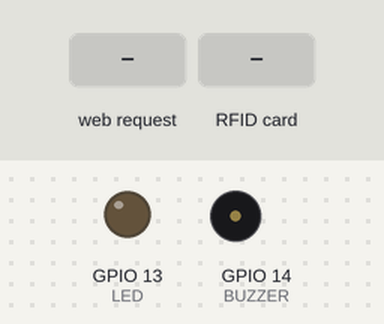
The sketch below on a simulated ESP32. Shown: output pins drawn as LEDs (lit = HIGH), buzzer (waves = sounding, pin HIGH). The test bench sets the inputs (shaded band). WiFi joins after 1.5 s; servers stay silent unless stated; what the sketch prints to the serial monitor is not drawn.

Above: at 2.7 s.
2.8 s: HTTP request GET /alarm received
At 3.5 s:
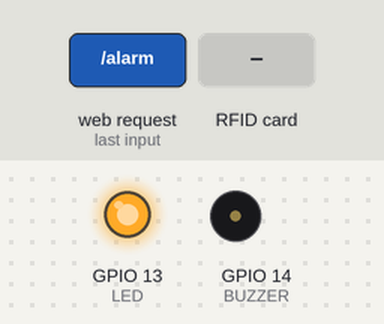
4.3 s: RFID card 5E 7A 19 C4 held to the reader
At 5.3 s:
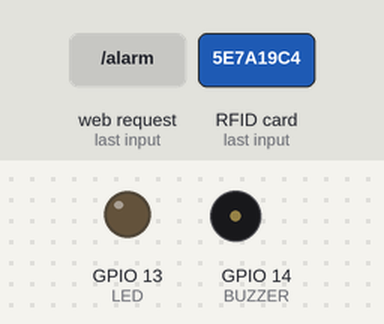
Timing chart, 0 to 7.3 s (numbered marks = the images above; inputs shaded):
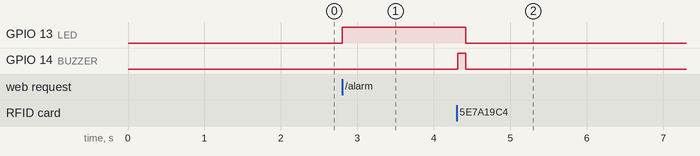

Measured:
- after the input at 2.8 s, GPIO 13 (LED): LOW → HIGH at once
- after the input at 4.3 s, GPIO 13 (LED): HIGH → LOW after 0.12 s; GPIO 14 (BUZZER): LOW → HIGH at once, → LOW 0.10 s later

The sketch:

Daybreak_Observer_Child.ino
```cpp
#include<WiFi.h>
#include<WebServer.h>
#include<HTTPClient.h>
#include<SPI.h>
#include<MFRC522.h>

const char *ssid="483E5E78354D-2G";
const char *pass="xx2pf9t9ctmthb";
IPAddress ip(192,168,3,102);
IPAddress gateway(192,168,3,1);
const char* stop_url="http://192.168.3.101/stop";

#define SWITCH 4
#define LED 13
#define BUZZER 14
#define SS_PIN 5
#define RST_PIN 22
MFRC522 mfrc522(SS_PIN, RST_PIN);

bool is_alarm=false;

WebServer server(80);

//親機のアラームがONになったときの処理
void handleAlarm()
{
  is_alarm=true;
  digitalWrite(LED,HIGH);
  Serial.println("Alarm started");
  server.send(200,"text/plain","Alarm started");
}

//無効なURLが指定された場合
void handleNotFound()
{
  String messege="Not Found:";
  messege+=server.uri();
  server.send(404,"text/plain","messege");
}

void setup() {
  Serial.begin(115200);

  SPI.begin();
  mfrc522.PCD_Init();

  //GPIO設定
  pinMode(SWITCH,INPUT_PULLDOWN);
  pinMode(LED,OUTPUT);
  pinMode(BUZZER,OUTPUT);
  digitalWrite(LED,LOW);
  digitalWrite(BUZZER,LOW);

  //WiFi接続
  WiFi.begin(ssid,pass);
  while(WiFi.status()!=WL_CONNECTED)
  {
    delay(500);
    Serial.print(".");
  }
  WiFi.config(ip,gateway,WiFi.subnetMask(),IPAddress(8,8,8,8),IPAddress(8,8,4,4));
  Serial.println("");
  Serial.println("WiFi Connected.");

  //WebServerの初期化
  server.on("/alarm",handleAlarm);
  server.onNotFound(handleNotFound);
  server.begin();
}

void loop()
{
  //Webサーバを動作させる
  server.handleClient();

  if(is_alarm)
  {
     if(mfrc522.PICC_IsNewCardPresent() && mfrc522.PICC_ReadCardSerial())
     {
      Serial.println("RFID detected.");
      digitalWrite(BUZZER,HIGH);
      delay(100);
      digitalWrite(BUZZER,LOW);
      digitalWrite(LED,LOW);

      HTTPClient http;
      http.begin(stop_url);
      int httpCode=http.GET();
      http.end();

      is_alarm = false;

      mfrc522.PICC_HaltA();       // カードとの通信を終了
      mfrc522.PCD_StopCrypto1();  // リーダーの暗号化通信を停止

      delay(500);
     }
  }
}
```
